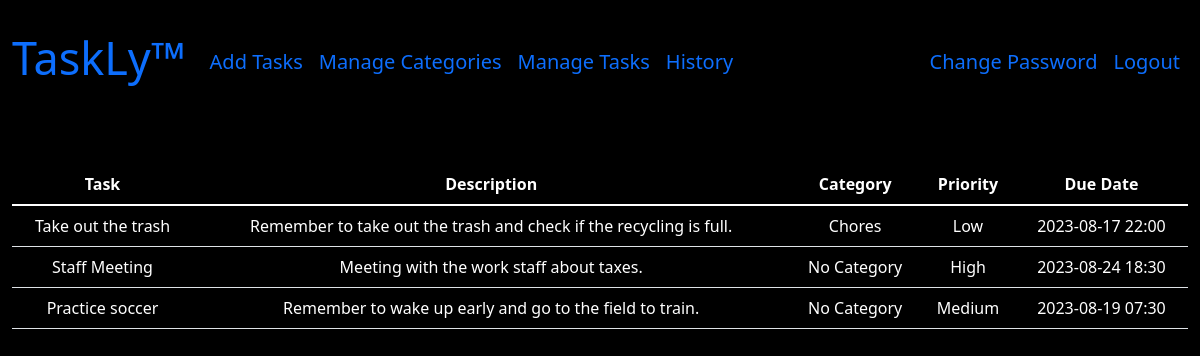
Page / (signed in) on the committed database.
### tables this page shows
CREATE TABLE 'tasks' ('id' INTEGER PRIMARY KEY AUTOINCREMENT NOT NULL DEFAULT 1 , 'username' TEXT NOT NULL, 'task' TEXT NOT NULL, 'description' TEXT NOT NULL, 'tag' TEXT NOT NULL, 'priority' TEXT NOT NULL, 'due_date' TEXT NOT NULL, 'time' TEXT NOT NULL);

### app.py (the view)
@app.route("/")
@login_required
def tasks():
    if request.method == "GET":
        id = session["user_id"]
        username = (alphabetize(str(db.execute('SELECT username FROM users WHERE id = ?', id))).split("username")[1]).strip()
        try:
            rows = int(digitize(str(db.execute('SELECT MAX(id) FROM tasks'))))
        except (ValueError):
            return render_template("tasks.html")
        tasks = []
        descriptions = []
        tags = []
        priorities = []
        due_dates = []
        times = []
        for i in range(rows):
            try:
                tasks.append(alphabetize(str(db.execute('SELECT task FROM tasks WHERE id = ? AND username = ?', (i + 1), username))).split("task")[1])
                descriptions.append(alphabetize(str(db.execute('SELECT description FROM tasks WHERE id = ? AND username = ?', (i + 1), username))).split("description")[1])
                tags.append(alphabetize(str(db.execute('SELECT tag FROM tasks WHERE id = ? AND username = ?', (i + 1), username))).split("tag")[1])
                priorities.append(alphabetize(str(db.execute('SELECT priority FROM tasks WHERE id = ? AND username = ?', (i + 1), username))).split("priority")[1])
                due_dates.append(convert_datetime(str(db.execute('SELECT due_date FROM tasks WHERE id = ? AND username = ?', (i + 1), username))))
                times.append(convert_datetime(str(db.execute('SELECT time FROM tasks WHERE id = ? AND username = ?', (i + 1), username))))
            except (IndexError):
                print("")
        for i in range(rows):
            try:
                due_dates[i] = str(due_dates[i])
                due_dates[i] += " "
                due_dates[i] += times[i]
            except (IndexError):
                print("")
        return render_template("tasks.html", total=range(len(tasks)), tasks=tasks, descriptions=descriptions,
                               tags=tags, priorities=priorities, due_dates=due_dates)

### app.py (called while the page is built)
def login_required(f):
    @wraps(f)
    def decorated_function(*args, **kwargs):
        if session.get("user_id") is None:
            return redirect("/login")
        return f(*args, **kwargs)
    return decorated_function

@app.after_request
def after_request(response):
    response.headers["Cache-Control"] = "no-cache, no-store, must-revalidate"
    response.headers["Expires"] = 0
    response.headers["Pragma"] = "no-cache"
    return response

def digitize(str):
    newstr = ""
    for i in range(len(str)):
        if str[i].isnumeric():
            newstr += str[i]
    return newstr

def alphabetize(str):
    newstr = ""
    for i in range(len(str)):
        if str[i] != "]" and str[i] != "[" and str[i] != "{" and str[i] != "}" and str[i] != ":" and str[i] != "'":
            newstr += str[i]
    return newstr.strip()

def convert_datetime(str):
    newstr = ""
    for i in range(len(str)):
        if str[i].isnumeric() or str[i] == "-":
            newstr += str[i]
        elif str[i] == ":" and str[i + 1].isnumeric():
            newstr += str[i]
    return newstr

### templates/tasks.html (shortened to what this page needs)
{% extends "outline.html" %}
{% block main %}
<table class="table">
    <thead>
      <tr>
        <th scope="col">Task</th>
        <th scope="col">Description</th>
        <th scope="col">Category</th>
        <th scope="col">Priority</th>
        <th scope="col">Due Date</th>
      </tr>
    </thead>
    <tbody>
      {% for i in total %}
      <tr>
        <td>{{ tasks[i] }}</td>
        <td>{{ descriptions[i] }}</td>
        <td>{{ tags[i] }}</td>
        <td>{{ priorities[i] }}</td>
        <td>{{ due_dates[i] }}</td>
      </tr>
      {% endfor %}
    </tbody>
</table>
{% endblock %}

### templates/outline.html (shortened to what this page needs)
<!DOCTYPE html>
<html lang="en">
    <head>
        <link href="https://cdn.jsdelivr.net/npm/bootstrap@5.1.3/dist/css/bootstrap.min.css" rel="stylesheet">
        <link href="/static/styles.css" rel="stylesheet">
    </head>
    <body class="body">
        <nav class="navbar-expand-md navbar">
            <div class="container-fluid">
                <a class="navbar-brand" href="/"><span>TaskLy™</span></a>
                <div class="collapse navbar-collapse" id="navbar">
                    {% if session["user_id"] %}
                        <ul class="navbar-nav me-auto mt-2">
                            <li class="nav-item"><a class="nav-link" href="/add-tasks">Add Tasks</a></li>
                            <li class="nav-item"><a class="nav-link" href="/manage-categories">Manage Categories</a></li>
                            <li class="nav-item"><a class="nav-link" href="/manage-tasks">Manage Tasks</a></li>
                            <li class="nav-item"><a class="nav-link" href="/history">History</a></li>
                        </ul>
                        <ul class="navbar-nav ms-auto mt-2">
                            <li class="nav-item"><a class="nav-link" href="/change-password">Change Password</a></li>
                            <li class="nav-item"><a class="nav-link" href="/logout">Logout</a></li>
                        </ul>
                    {% else %}
                        <ul class="navbar-nav ms-auto mt-2">
                            <li class="nav-item"><a class="nav-link" href="/register">Register</a></li>
                            <li class="nav-item"><a class="nav-link" href="/login">Login</a></li>
                        </ul>
                    {% endif %}
                </div>
            </div>
        </nav>
        <main class="container-fluid py-5 text-center">
            {% block main %}{% endblock %}
        </main>
    </body>
</html>

### static/styles.css (style rules this page uses)
.navbar-brand { font-size: 45px; }
.container-fluid { height: 100px; }
.body { background-color: black; }
.nav-link { font-size: 20px; }
.table { color: white; }

### rows in the picture
tasks: task "Take out the trash", description "Remember to take out the trash and check if the recycling is full.", tag "Chores", priority "Low", due_dates "2023-08-17 22:00"
tasks: task "Staff Meeting", description "Meeting with the work staff about taxes.", tag "No Category", priority "High", due_dates "2023-08-24 18:30"
tasks: task "Practice soccer", description "Remember to wake up early and go to the field to train.", tag "No Category", priority "Medium", due_dates "2023-08-19 07:30"
